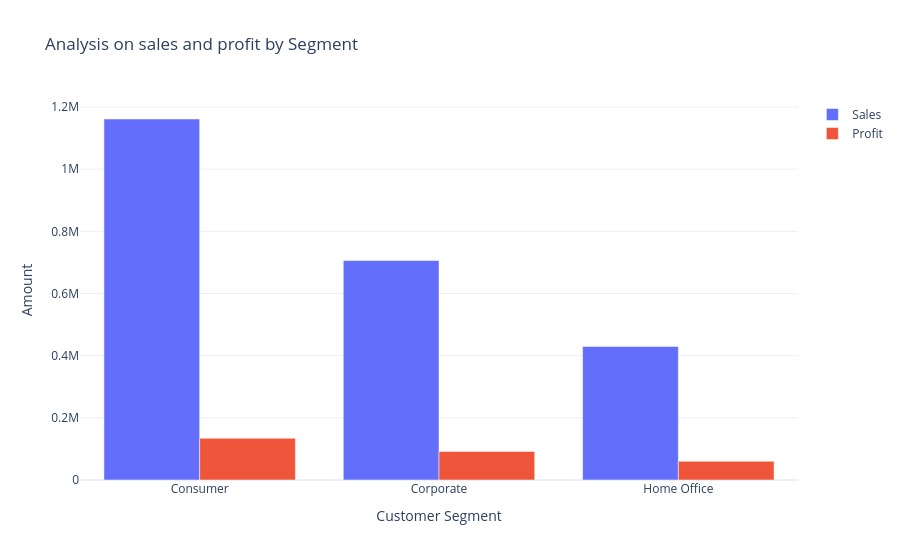

Notebook source saved alongside this figure:
### Code cell
fig6 = go.Figure()
fig6.add_trace(go.Bar(
    x=sales_profit_by_segment['Segment'],
    y=sales_profit_by_segment['Sales'],
    name='Sales',
    #marker_color = color_palette[0
))

fig6.add_trace(go.Bar(
    x= sales_profit_by_segment['Segment'],
    y = sales_profit_by_segment['Profit'],
    name = 'Profit',
    #marker_color = color_palette[1]
    
))

fig6.update_layout(title='Analysis on sales and profit by Segment',xaxis_title='Customer Segment',yaxis_title='Amount')
fig6.show()

### Figure 1 — Plotly figure (JSON) as saved in the notebook; plotly's stock layout.template omitted (floating-point values rounded to 4 significant figures)
{"data": [{"name": "Sales", "type": "bar", "x": ["Consumer", "Corporate", "Home Office"], "y": [1161000.0, 706100.0, 429700.0]}, {"name": "Profit", "type": "bar", "x": ["Consumer", "Corporate", "Home Office"], "y": [134100.0, 91980.0, 60300.0]}], "layout": {"title": {"text": "Analysis on sales and profit by Segment"}, "xaxis": {"title": {"text": "Customer Segment"}}, "yaxis": {"title": {"text": "Amount"}}}}
